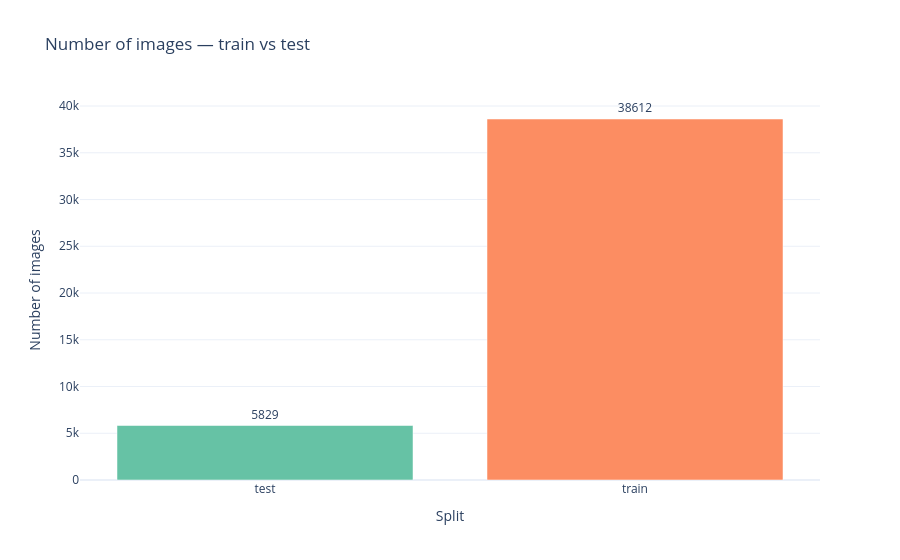
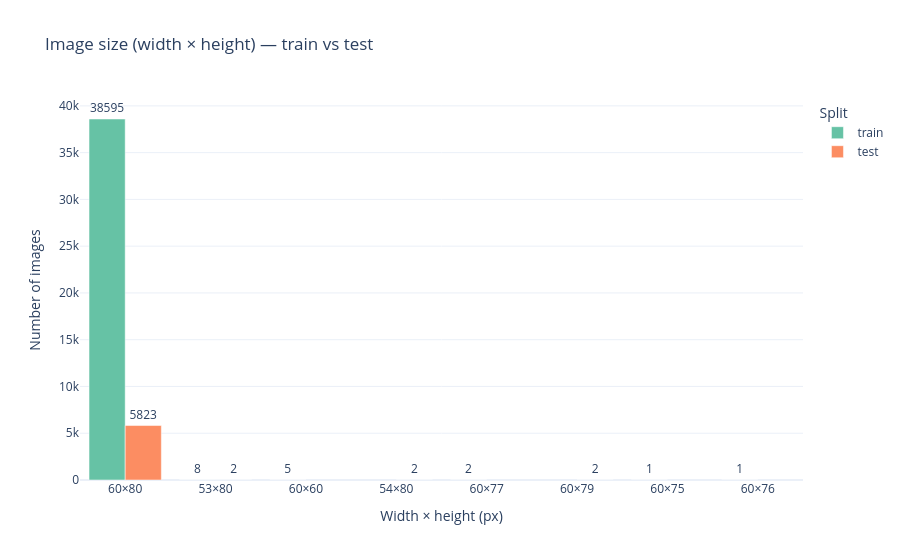
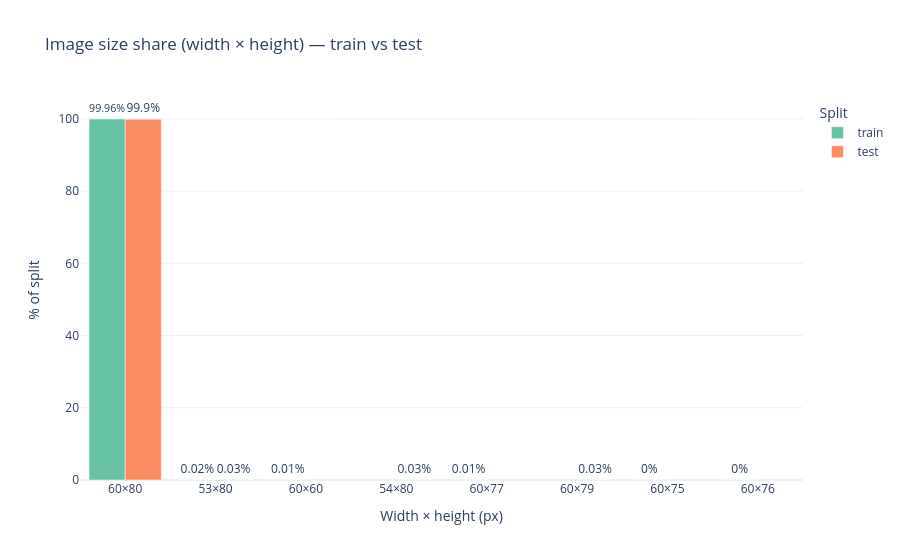

Notebook source saved alongside these figures, in order:
### Code cell
print("Train vs test image counts")
split_n = (
    ok_stats.groupby("split")
    .size()
    .rename("n_images")
    .reset_index()
)
display(split_n)

fig = px.bar(
    split_n,
    x="split",
    y="n_images",
    color="split",
    text="n_images",
    title="Number of images — train vs test",
    labels={"split": "Split", "n_images": "Number of images"},
)
fig.update_traces(textposition="outside")
fig.update_layout(showlegend=False)
fig.show()

size_compare = (
    ok_stats.groupby(["split", "resolution", "width", "height"])
    .size()
    .reset_index(name="n")
    .sort_values("n", ascending=False)
)
size_compare["pct"] = (
    100 * size_compare["n"] / size_compare.groupby("split")["n"].transform("sum")
).round(2)
print("width × height counts by split")
display(size_compare)

res_order = (
    size_compare.groupby("resolution")["n"].sum().sort_values(ascending=False).index.tolist()
)
fig = px.bar(
    size_compare,
    x="resolution",
    y="n",
    color="split",
    barmode="group",
    text="n",
    category_orders={"resolution": res_order},
    title="Image size (width × height) — train vs test",
    labels={"resolution": "Width × height (px)", "n": "Number of images", "split": "Split"},
)
fig.update_traces(textposition="outside")
fig.show()

fig = px.bar(
    size_compare,
    x="resolution",
    y="pct",
    color="split",
    barmode="group",
    text="pct",
    category_orders={"resolution": res_order},
    title="Image size share (width × height) — train vs test",
    labels={"resolution": "Width × height (px)", "pct": "% of split", "split": "Split"},
)
fig.update_traces(texttemplate="%{text}%", textposition="outside")
fig.show()

fig = px.histogram(
    ok_stats,
    x="width",
    color="split",
    barmode="overlay",
    opacity=0.65,
    nbins=20,
    title="Width (px) — train vs test",
    labels={"width": "Width (px)", "split": "Split"},
)
fig.show()

fig = px.histogram(
    ok_stats,
    x="height",
    color="split",
    barmode="overlay",
    opacity=0.65,
    nbins=20,
    title="Height (px) — train vs test",
    labels={"height": "Height (px)", "split": "Split"},
)
fig.show()

fig = px.scatter(
    size_compare,
    x="width",
    y="height",
    size="n",
    color="split",
    size_max=48,
    opacity=0.8,
    title="Width vs height — train vs test (bubble = count)",
    labels={"width": "Width (px)", "height": "Height (px)", "split": "Split", "n": "Count"},
)
fig.update_traces(marker=dict(sizemin=8))
fig.show()

### Figure 1 — Plotly figure (JSON) as saved in the notebook; plotly's stock layout.template omitted (floating-point values rounded to 4 significant figures)
{"data": [{"hovertemplate": "Split=%{x}<br>Number of images=%{text}<extra></extra>", "legendgroup": "test", "marker": {"color": "rgb(102,194,165)", "pattern": {"shape": ""}}, "name": "test", "orientation": "v", "showlegend": true, "text": [5829.0], "textposition": "outside", "type": "bar", "x": ["test"], "xaxis": "x", "y": [5829], "yaxis": "y"}, {"hovertemplate": "Split=%{x}<br>Number of images=%{text}<extra></extra>", "legendgroup": "train", "marker": {"color": "rgb(252,141,98)", "pattern": {"shape": ""}}, "name": "train", "orientation": "v", "showlegend": true, "text": [38610.0], "textposition": "outside", "type": "bar", "x": ["train"], "xaxis": "x", "y": [38612], "yaxis": "y"}], "layout": {"barmode": "relative", "legend": {"title": {"text": "Split"}, "tracegroupgap": 0}, "showlegend": false, "title": {"text": "Number of images — train vs test"}, "xaxis": {"anchor": "y", "categoryarray": ["test", "train"], "categoryorder": "array", "domain": [0, 1], "title": {"text": "Split"}}, "yaxis": {"anchor": "x", "domain": [0, 1], "title": {"text": "Number of images"}}}}

### Figure 2 — Plotly figure (JSON) as saved in the notebook; plotly's stock layout.template omitted (floating-point values rounded to 4 significant figures)
{"data": [{"alignmentgroup": "True", "hovertemplate": "Split=train<br>Width × height (px)=%{x}<br>Number of images=%{text}<extra></extra>", "legendgroup": "train", "marker": {"color": "rgb(102,194,165)", "pattern": {"shape": ""}}, "name": "train", "offsetgroup": "train", "orientation": "v", "showlegend": true, "text": [38600.0, 8.0, 5.0, 2.0, 1.0, 1.0], "textposition": "outside", "type": "bar", "x": ["60×80", "53×80", "60×60", "60×77", "60×75", "60×76"], "xaxis": "x", "y": [38595, 8, 5, 2, 1, 1], "yaxis": "y"}, {"alignmentgroup": "True", "hovertemplate": "Split=test<br>Width × height (px)=%{x}<br>Number of images=%{text}<extra></extra>", "legendgroup": "test", "marker": {"color": "rgb(252,141,98)", "pattern": {"shape": ""}}, "name": "test", "offsetgroup": "test", "orientation": "v", "showlegend": true, "text": [5823.0, 2.0, 2.0, 2.0], "textposition": "outside", "type": "bar", "x": ["60×80", "53×80", "54×80", "60×79"], "xaxis": "x", "y": [5823, 2, 2, 2], "yaxis": "y"}], "layout": {"barmode": "group", "legend": {"title": {"text": "Split"}, "tracegroupgap": 0}, "title": {"text": "Image size (width × height) — train vs test"}, "xaxis": {"anchor": "y", "categoryarray": ["60×80", "53×80", "60×60", "54×80", "60×77", "60×79", "60×75", "60×76"], "categoryorder": "array", "domain": [0, 1], "title": {"text": "Width × height (px)"}}, "yaxis": {"anchor": "x", "domain": [0, 1], "title": {"text": "Number of images"}}}}

### Figure 3 — Plotly figure (JSON) as saved in the notebook; plotly's stock layout.template omitted (floating-point values rounded to 4 significant figures)
{"data": [{"alignmentgroup": "True", "hovertemplate": "Split=train<br>Width × height (px)=%{x}<br>% of split=%{text}<extra></extra>", "legendgroup": "train", "marker": {"color": "rgb(102,194,165)", "pattern": {"shape": ""}}, "name": "train", "offsetgroup": "train", "orientation": "v", "showlegend": true, "text": [99.96, 0.02, 0.01, 0.01, 0.0, 0.0], "textposition": "outside", "texttemplate": "%{text}%", "type": "bar", "x": ["60×80", "53×80", "60×60", "60×77", "60×75", "60×76"], "xaxis": "x", "y": [99.96, 0.02, 0.01, 0.01, 0.0, 0.0], "yaxis": "y"}, {"alignmentgroup": "True", "hovertemplate": "Split=test<br>Width × height (px)=%{x}<br>% of split=%{text}<extra></extra>", "legendgroup": "test", "marker": {"color": "rgb(252,141,98)", "pattern": {"shape": ""}}, "name": "test", "offsetgroup": "test", "orientation": "v", "showlegend": true, "text": [99.9, 0.03, 0.03, 0.03], "textposition": "outside", "texttemplate": "%{text}%", "type": "bar", "x": ["60×80", "53×80", "54×80", "60×79"], "xaxis": "x", "y": [99.9, 0.03, 0.03, 0.03], "yaxis": "y"}], "layout": {"barmode": "group", "legend": {"title": {"text": "Split"}, "tracegroupgap": 0}, "title": {"text": "Image size share (width × height) — train vs test"}, "xaxis": {"anchor": "y", "categoryarray": ["60×80", "53×80", "60×60", "54×80", "60×77", "60×79", "60×75", "60×76"], "categoryorder": "array", "domain": [0, 1], "title": {"text": "Width × height (px)"}}, "yaxis": {"anchor": "x", "domain": [0, 1], "title": {"text": "% of split"}}}}
